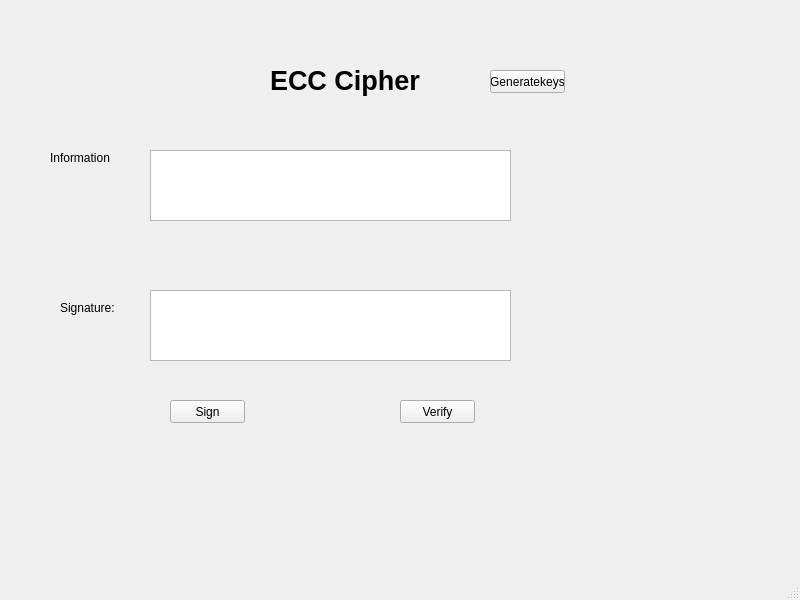
<?xml version="1.0" encoding="UTF-8"?>
<ui version="4.0">
 <class>MainWindow</class>
 <widget class="QMainWindow" name="MainWindow">
  <property name="geometry">
   <rect>
    <x>0</x>
    <y>0</y>
    <width>800</width>
    <height>600</height>
   </rect>
  </property>
  <property name="windowTitle">
   <string>MainWindow</string>
  </property>
  <widget class="QWidget" name="centralwidget">
   <widget class="QLabel" name="label">
    <property name="geometry">
     <rect>
      <x>270</x>
      <y>40</y>
      <width>311</width>
      <height>81</height>
     </rect>
    </property>
    <property name="font">
     <font>
      <pointsize>20</pointsize>
      <weight>75</weight>
      <bold>true</bold>
     </font>
    </property>
    <property name="text">
     <string>ECC Cipher</string>
    </property>
   </widget>
   <widget class="QPushButton" name="btn_gen_keys">
    <property name="geometry">
     <rect>
      <x>490</x>
      <y>70</y>
      <width>75</width>
      <height>23</height>
     </rect>
    </property>
    <property name="text">
     <string>Generatekeys</string>
    </property>
   </widget>
   <widget class="QLabel" name="label_2">
    <property name="geometry">
     <rect>
      <x>50</x>
      <y>150</y>
      <width>71</width>
      <height>16</height>
     </rect>
    </property>
    <property name="text">
     <string>Information</string>
    </property>
   </widget>
   <widget class="QTextEdit" name="txt_sign">
    <property name="geometry">
     <rect>
      <x>150</x>
      <y>290</y>
      <width>361</width>
      <height>71</height>
     </rect>
    </property>
   </widget>
   <widget class="QLabel" name="label_5">
    <property name="geometry">
     <rect>
      <x>60</x>
      <y>300</y>
      <width>61</width>
      <height>16</height>
     </rect>
    </property>
    <property name="text">
     <string>Signature:</string>
    </property>
   </widget>
   <widget class="QTextEdit" name="txt_info">
    <property name="geometry">
     <rect>
      <x>150</x>
      <y>150</y>
      <width>361</width>
      <height>71</height>
     </rect>
    </property>
   </widget>
   <widget class="QPushButton" name="btn_sign">
    <property name="geometry">
     <rect>
      <x>170</x>
      <y>400</y>
      <width>75</width>
      <height>23</height>
     </rect>
    </property>
    <property name="text">
     <string>Sign</string>
    </property>
   </widget>
   <widget class="QPushButton" name="btn_verify">
    <property name="geometry">
     <rect>
      <x>400</x>
      <y>400</y>
      <width>75</width>
      <height>23</height>
     </rect>
    </property>
    <property name="text">
     <string>Verify</string>
    </property>
   </widget>
  </widget>
  <widget class="QMenuBar" name="menubar">
   <property name="geometry">
    <rect>
     <x>0</x>
     <y>0</y>
     <width>800</width>
     <height>21</height>
    </rect>
   </property>
  </widget>
  <widget class="QStatusBar" name="statusbar"/>
 </widget>
 <resources/>
 <connections/>
</ui>
